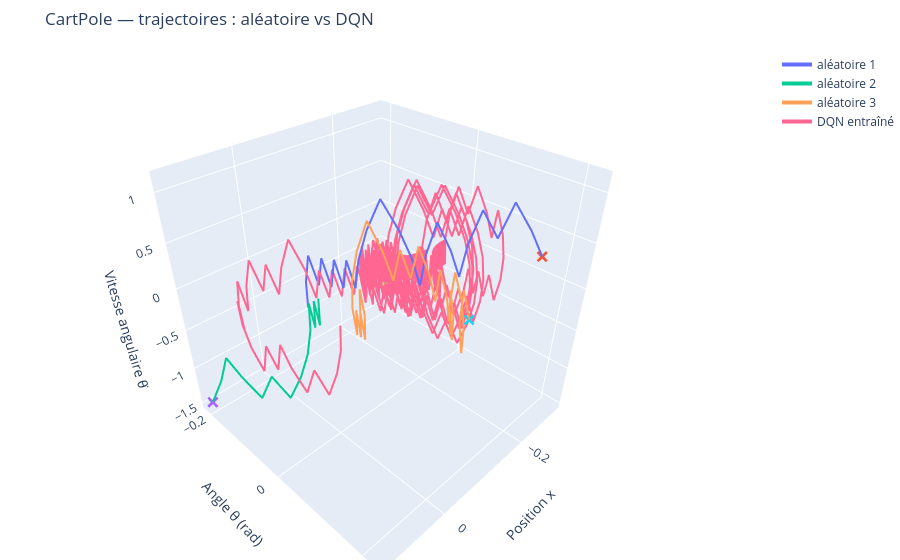

Notebook source saved alongside this figure:
### Markdown cell above
**Trajectoires 3D : aléatoire vs entraîné.** L'agent aléatoire diverge en quelques pas ; l'agent DQN reste
confiné près de θ = 0 en oscillant autour de l'équilibre pendant les 500 pas.

### Code cell
random_policy = lambda obs: env_vis.action_space.sample()
runs = [("aléatoire " + str(i + 1), rollout(env_vis, random_policy, seed=i)[1]) for i in range(3)]
runs += [("DQN entraîné", trained_states)]
env_vis.close()
trajectories_3d(runs, "ex3_trajectoires_3d", "CartPole — trajectoires : aléatoire vs DQN",
                labels=("Position x", "Angle θ (rad)", "Vitesse angulaire θ̇"))

### Figure 1 — Plotly figure (JSON) as saved in the notebook; plotly's stock layout.template omitted (floating-point values rounded to 4 significant figures; data arrays with more than 128 entries replaced by an {"elided": "..."} marker saying what was removed)
{"data": [{"line": {"width": 4}, "mode": "lines", "name": "aléatoire 1", "type": "scatter3d", "x": [0.0137, 0.01324, 0.008887, 0.0006491, -0.003675, -0.01189, -0.0162, -0.0244, -0.0287, -0.0369, -0.04119, -0.04939, -0.0615, -0.07751, -0.08963, -0.09786, -0.1022, -0.1105, -0.1227, -0.131, -0.1355, -0.1439, -0.1562, -0.1647, -0.1771, -0.1857], "y": [-0.0459, -0.04687, -0.04228, -0.03214, -0.02811, -0.01844, -0.01479, -0.005409, -0.001973, 0.007283, 0.01067, 0.01996, 0.03517, 0.05636, 0.07192, 0.08199, 0.08667, 0.09771, 0.1151, 0.1273, 0.1344, 0.1481, 0.1685, 0.184, 0.2063, 0.224], "z": [-0.04835, 0.2295, 0.507, 0.2013, 0.4837, 0.1823, 0.4691, 0.1718, 0.4628, 0.1695, 0.4645, 0.7605, 1.059, 0.7779, 0.5035, 0.2343, 0.5517, 0.8704, 0.6099, 0.3556, 0.6856, 1.017, 0.7746, 1.115, 0.8855, 0.6641]}, {"hoverinfo": "skip", "marker": {"size": 4, "symbol": "x"}, "mode": "markers", "showlegend": false, "type": "scatter3d", "x": [-0.1857], "y": [0.224], "z": [0.6641]}, {"line": {"width": 4}, "mode": "lines", "name": "aléatoire 2", "type": "scatter3d", "x": [0.001182, 0.002083, 0.006896, 0.007817, 0.01265, 0.0136, 0.01845, 0.02723, 0.03992, 0.05652, 0.06925, 0.08591, 0.0987, 0.1076, 0.1205], "y": [-0.03558, -0.03469, -0.03986, -0.03941, -0.04505, -0.0451, -0.05128, -0.06358, -0.08206, -0.1068, -0.1262, -0.1521, -0.1729, -0.189, -0.2118], "z": [0.04486, -0.2588, 0.02271, -0.2823, -0.002277, -0.3088, -0.6154, -0.9238, -1.236, -0.9698, -1.294, -1.043, -0.8021, -1.144, -1.489]}, {"hoverinfo": "skip", "marker": {"size": 4, "symbol": "x"}, "mode": "markers", "showlegend": false, "type": "scatter3d", "x": [0.1205], "y": [-0.2118], "z": [-1.489]}, {"line": {"width": 4}, "mode": "lines", "name": "aléatoire 3", "type": "scatter3d", "x": [-0.02384, -0.02424, -0.02856, -0.02898, -0.02551, -0.02595, -0.02249, -0.02295, -0.01951, -0.01999, -0.02437, -0.03265, -0.04485, -0.05315, -0.05757, -0.06591, -0.07038, -0.07876, -0.08328, -0.08393, -0.08851, -0.08923, -0.0861, -0.0869, -0.08384, -0.07694, -0.07397, -0.06716, -0.06428, -0.06535, -0.06257, -0.05594, -0.04548, -0.03897, -0.0364], "y": [0.03142, 0.03061, 0.03584, 0.03541, 0.02937, 0.02939, 0.02375, 0.02414, 0.01884, 0.01953, 0.0262, 0.03885, 0.05751, 0.07056, 0.07814, 0.09199, 0.1005, 0.1154, 0.1252, 0.1298, 0.141, 0.1473, 0.1486, 0.1567, 0.1599, 0.1583, 0.1635, 0.1639, 0.1711, 0.1851, 0.1944, 0.1992, 0.1994, 0.2065, 0.2207], "z": [-0.04081, 0.2616, -0.02125, -0.3024, 0.001221, -0.2821, 0.01975, -0.2653, 0.03485, 0.3334, 0.6322, 0.933, 0.6528, 0.3788, 0.6928, 0.4257, 0.7459, 0.4865, 0.2323, 0.5617, 0.3126, 0.06748, 0.4028, 0.1604, -0.07905, 0.2595, 0.02064, 0.3601, 0.6997, 0.4654, 0.2363, 0.01067, 0.359, 0.7073, 0.4861]}, {"hoverinfo": "skip", "marker": {"size": 4, "symbol": "x"}, "mode": "markers", "showlegend": false, "type": "scatter3d", "x": [-0.0364], "y": [0.2207], "z": [0.4861]}, {"line": {"width": 4}, "mode": "lines", "name": "DQN entraîné", "type": "scatter3d", "x": {"elided": "501 float values"}, "y": {"elided": "501 float values"}, "z": {"elided": "501 float values"}}, {"hoverinfo": "skip", "marker": {"size": 4, "symbol": "x"}, "mode": "markers", "showlegend": false, "type": "scatter3d", "x": [-0.1315], "y": [-0.02324], "z": [-0.09998]}], "layout": {"height": 560, "margin": {"b": 0, "l": 0, "r": 0, "t": 50}, "scene": {"xaxis": {"title": {"text": "Position x"}}, "yaxis": {"title": {"text": "Angle θ (rad)"}}, "zaxis": {"title": {"text": "Vitesse angulaire θ̇"}}}, "title": {"text": "CartPole — trajectoires : aléatoire vs DQN"}}}
